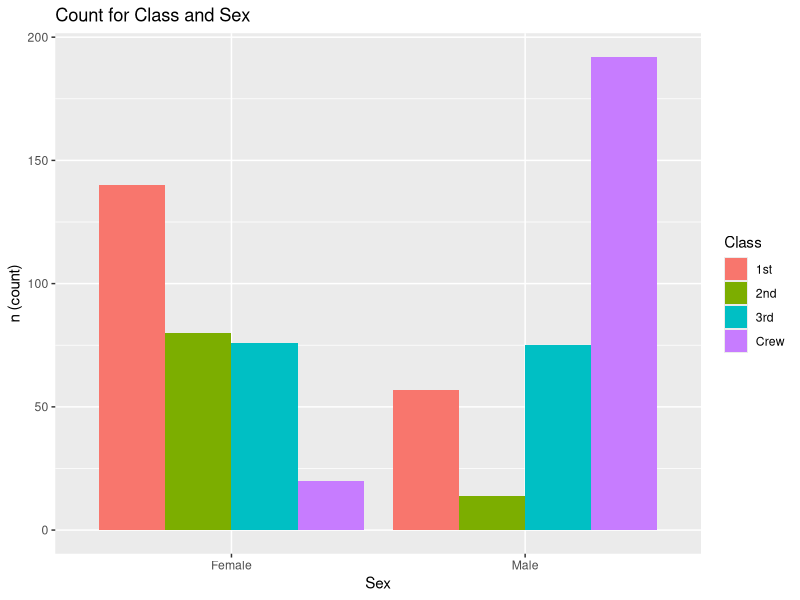
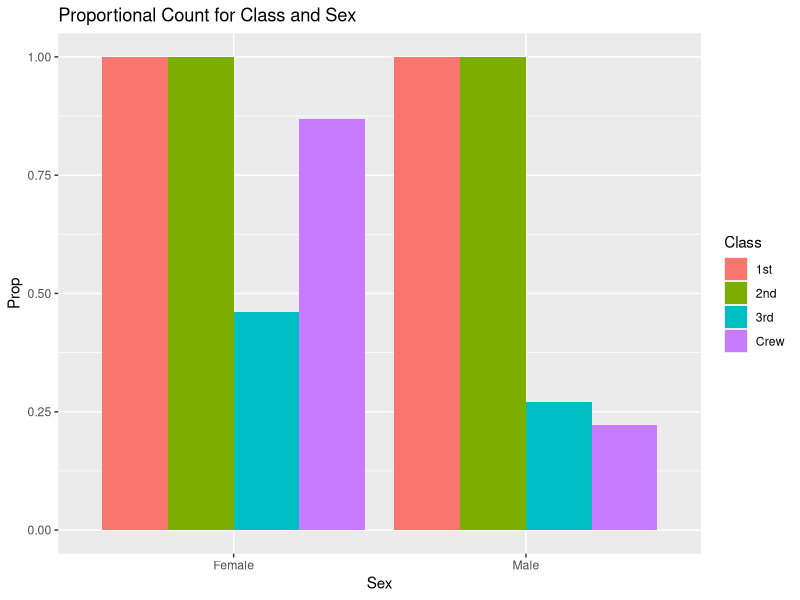
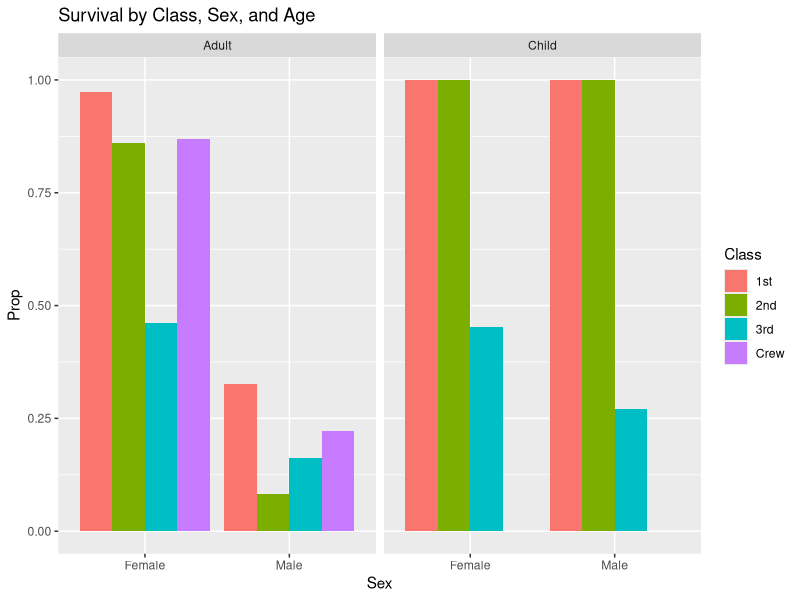

Write the R code that produced these figures, in order.
## ---- chunk 1
library(tidyverse)

df_titanic <- as_tibble(Titanic)
## ---- chunk 2
## TASK: Perform a `glimpse` of df_titanic
glimpse(df_titanic)
## ---- chunk 3
## NOTE: No need to edit! We'll cover how to
## do this calculation in a later exercise.
df_titanic %>% summarize(total = sum(n))
## ---- chunk 4
## TASK: Visualize counts against `Class` and `Sex`
df_titanic %>%
  filter(Survived == "Yes") %>%
    ggplot(aes(x = Sex, y = n, fill = Class)) +
    geom_col(position = "Dodge") +
    labs(
      title = "Count for Class and Sex",
      y = "n (count)"
    )
## ---- chunk 5
## NOTE: No need to edit! We'll cover how to
## do this calculation in a later exercise.
df_prop <-
  df_titanic %>%
  group_by(Class, Sex, Age) %>%
  mutate(
    Total = sum(n),
    Prop = n / Total
  ) %>%
  ungroup()
df_prop
## ---- chunk 6
df_prop %>%
  filter(Survived == "Yes") %>%
    ggplot(aes(x = Sex, y = Prop, fill = Class)) +
    geom_col(position = "Dodge") +
    labs(
      title = "Proportional Count for Class and Sex",
    )
## ---- chunk 7
df_prop %>%
  filter(Survived == "Yes") %>%
    ggplot(aes(x = Sex, y = Prop, fill = Class)) +
    geom_col(position = "Dodge") + 
    facet_grid(~Age) +
    labs(
      title = "Survival by Class, Sex, and Age "
    )
